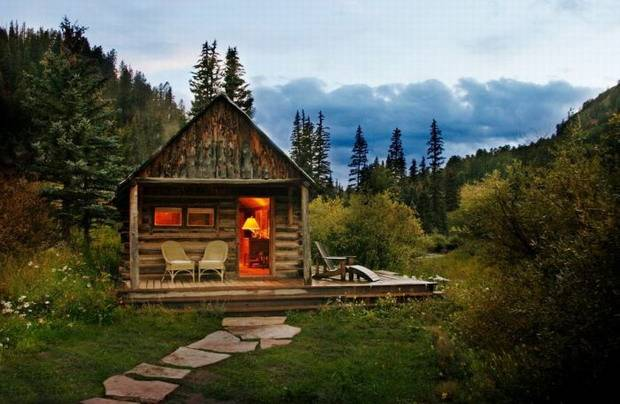
%> input picture data/data1.jpg, 620 x 404 px
$ octave --eval "cartoon(imread('../data/data1.jpg'));"   (GNU Octave 9; MATLAB toolbox functions it lacks are replaced by stand-ins)
%> lines starting %> are read from the running program, lines starting %| are printed output that depends on the picture; in (x1, y1, x2, y2) boxes, pixels count from 0 and x2, y2 are one past the last pixel; in counts of white or black regions, pixels touching at a corner belong together; the program's own positions count from 1
### code/edgedetection.m
function [dog2]=edgedetection(I)
sigma=2;
hsize=sigma*5;
h=fspecial('gaussian', hsize, sigma);
g=fspecial('gaussian',hsize*1.2,sigma*1.3);
gauss1=imfilter(rgb2gray(I),h,'replicate');
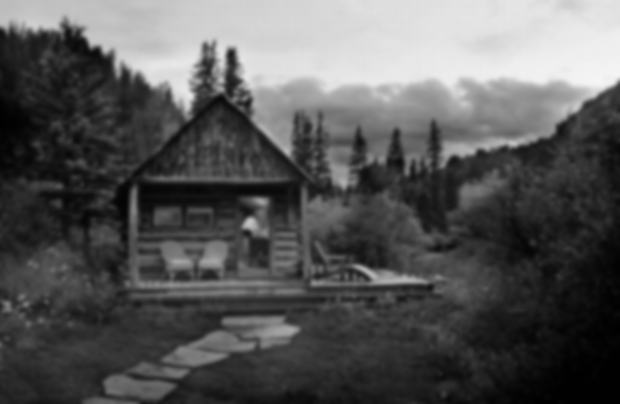
%> gauss1: size 404x620 uint8; min 0, max 245, mean 87.2
gauss2=imfilter(rgb2gray(I),g,'replicate');
I=gaussianfilter(I);
dog=gauss1-gauss2;
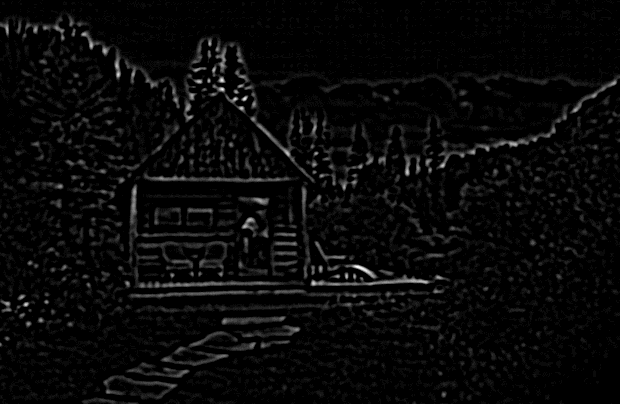
%> dog: size 404x620 uint8; min 0, max 22, mean 0.8; drawn with min black and max white
dog=dog.*rgb2gray(I);
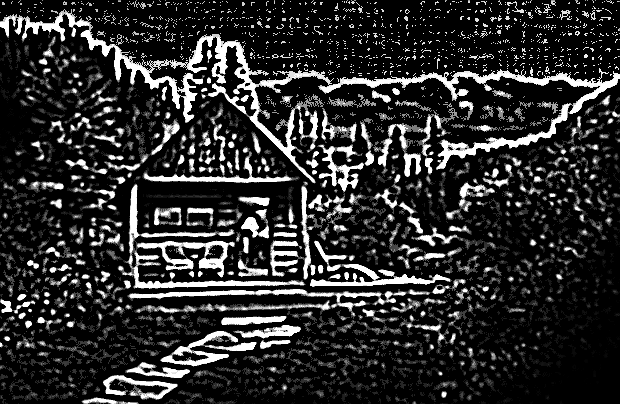
%> dog: size 404x620 uint8; min 0, max 255, mean 44.9
dog1=dog>200;
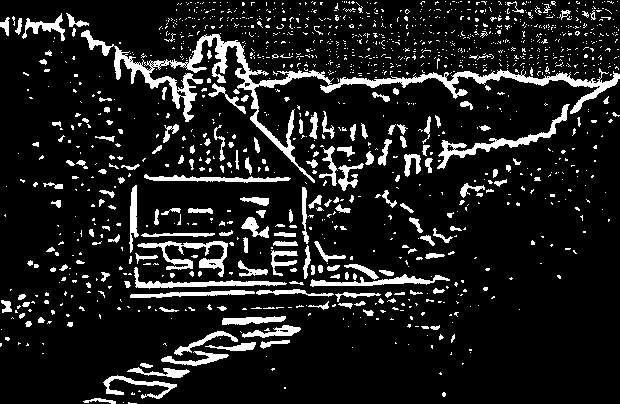
%> dog1: size 404x620 logical; 11.8% white; 1356 white regions (1165 under 20 px), largest, box (x1, y1, x2, y2) and area: (81, 30, 620, 183) 6473, (437, 104, 570, 169) 1076, (137, 241, 228, 277) 949
dog2=1-dog1;
end

### code/gaussianfilter.m
function [outim]=gaussianfilter(I)
sigma=1;
hsize=5*sigma;
h=fspecial('gaussian' ,hsize, sigma);
outim=imfilter(I,h);
end

### code/quantize.m
function In=quantize(I)
srgb2lab = makecform('srgb2lab');
lab2srgb = makecform('lab2srgb');
shadow_lab = applycform(I, srgb2lab); % convert to L*a*b*
%> shadow_lab: size 404x620x3 uint8; mean of channels 1, 2, 3 92.1, 126.6, 135.9
shadow_lab(:,:,1)=gaussianfilter(shadow_lab(:,:,1));
%> in gaussianfilter (call 2), `outim=imfilter(I,h);`:
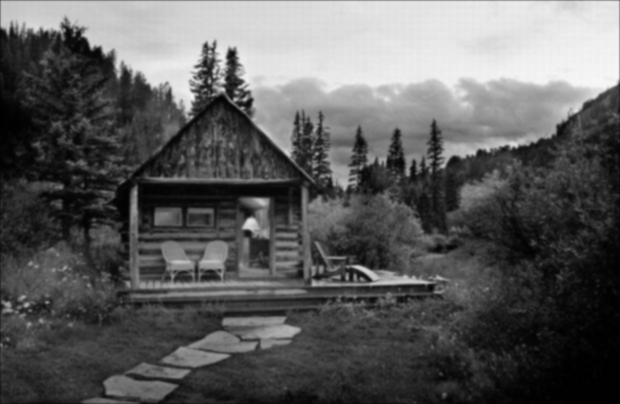
%> outim: size 404x620 uint8; min 0, max 247, mean 91.9
%> shadow_lab: size 404x620x3 uint8; mean of channels 1, 2, 3 91.9, 126.6, 135.9
shadow_lab(:,:,1)=round(shadow_lab(:,:,1)./30)*30;
%> shadow_lab: size 404x620x3 uint8; mean of channels 1, 2, 3 92.6, 126.6, 135.9
shadow_q = applycform(shadow_lab, lab2srgb);
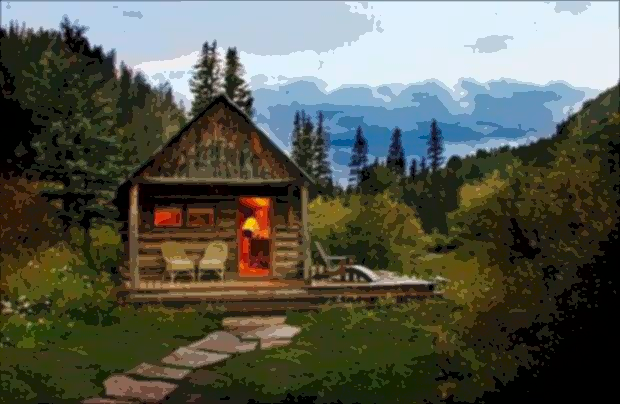
%> shadow_q: size 404x620x3 uint8; mean R, G, B 87.5, 89.7, 77.5
In=shadow_q;
end

### code/cartoon.m
function []=cartoon(I)
C=edgedetection(I);
B=quantize(I);
B=double(B);
B(:,:,1)=B(:,:,1).*C;
B(:,:,2)=B(:,:,2).*C;
B(:,:,3)=B(:,:,3).*C;
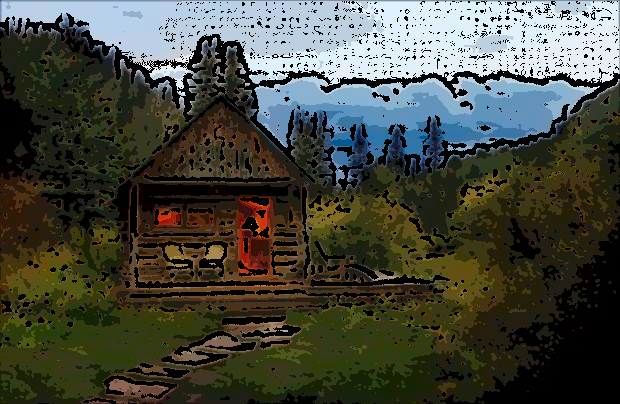
%> B: size 404x620x3 double; mean R, G, B 70.1, 72.7, 61.9
figure,imshow(uint8(B));
end

$ run again, on data/data2.jpg
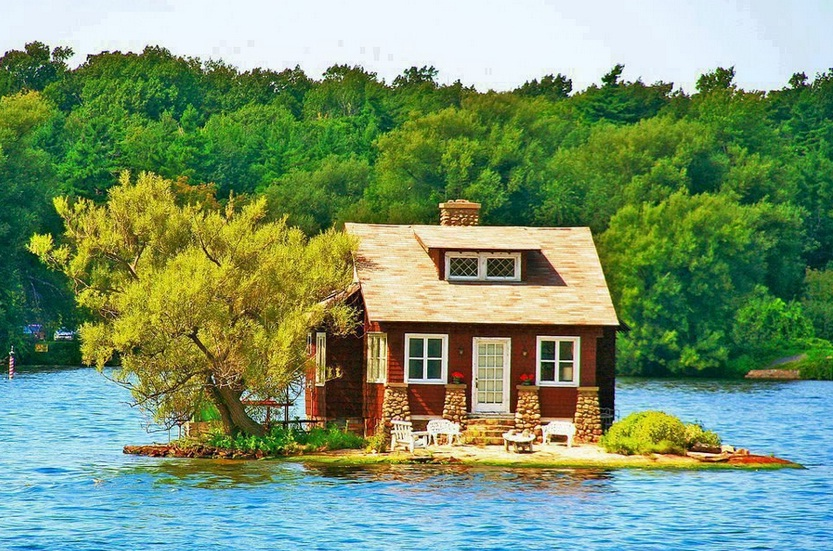
%> input picture data/data2.jpg, 833 x 551 px
%> in edgedetection, `dog1=dog>200;`:
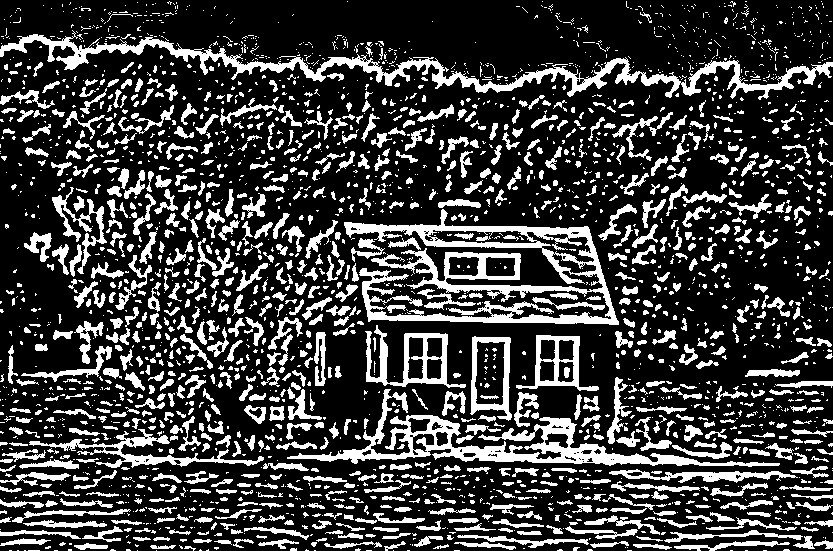
%> dog1: size 551x833 logical; 24.1% white; 2629 white regions (1730 under 20 px), largest, box (x1, y1, x2, y2) and area: (344, 209, 619, 325) 9999, (0, 30, 833, 100) 8162, (287, 389, 780, 467) 6747
%> outim: size 551x833 uint8
%> in cartoon, `B(:,:,3)=B(:,:,3).*C;`:
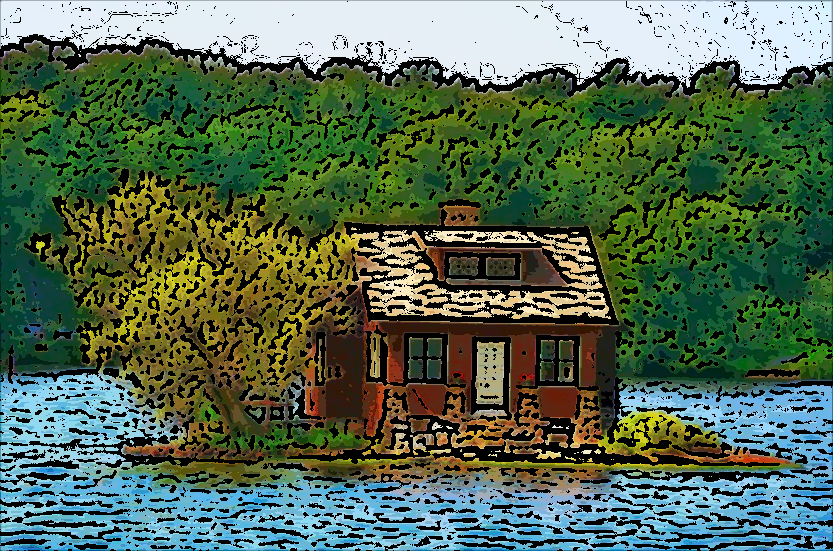
%> B: size 551x833x3 double; mean R, G, B 83, 105.3, 80.2

$ run again, on data/data4.jpg
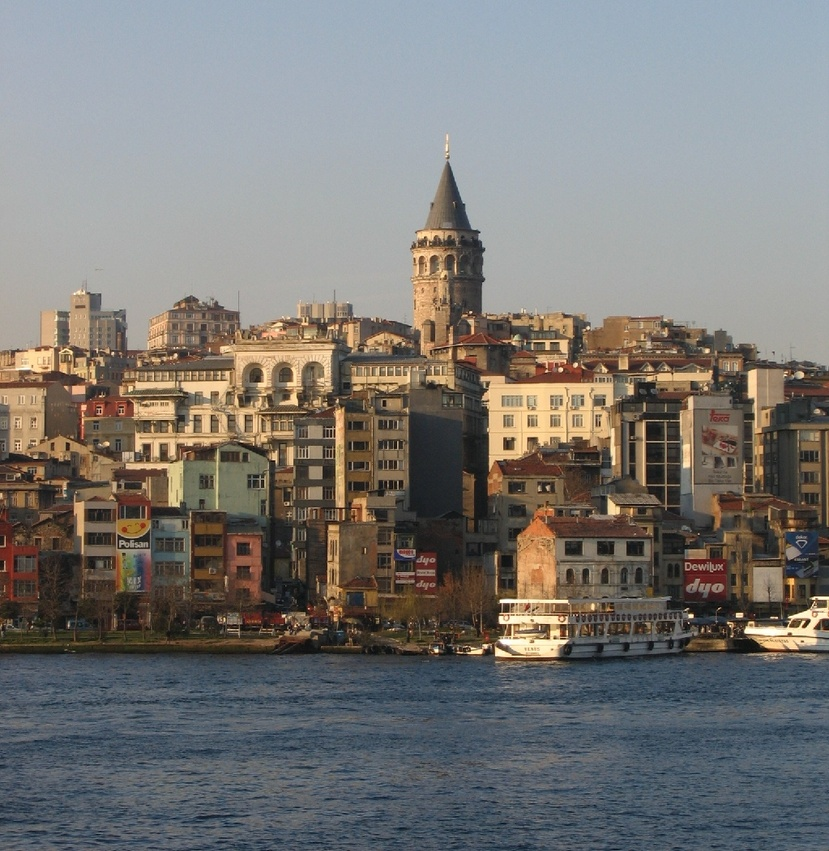
%> input picture data/data4.jpg, 829 x 851 px, shrunk from 1023 x 1050 before the run
%> dog1: size 851x829 logical; 10.6% white; 1806 white regions (1232 under 20 px), largest, box (x1, y1, x2, y2) and area: (479, 375, 613, 471) 4310, (231, 350, 332, 407) 1937, (134, 403, 235, 459) 1539
%> outim: size 851x829 uint8
%> in cartoon, `B(:,:,3)=B(:,:,3).*C;`:
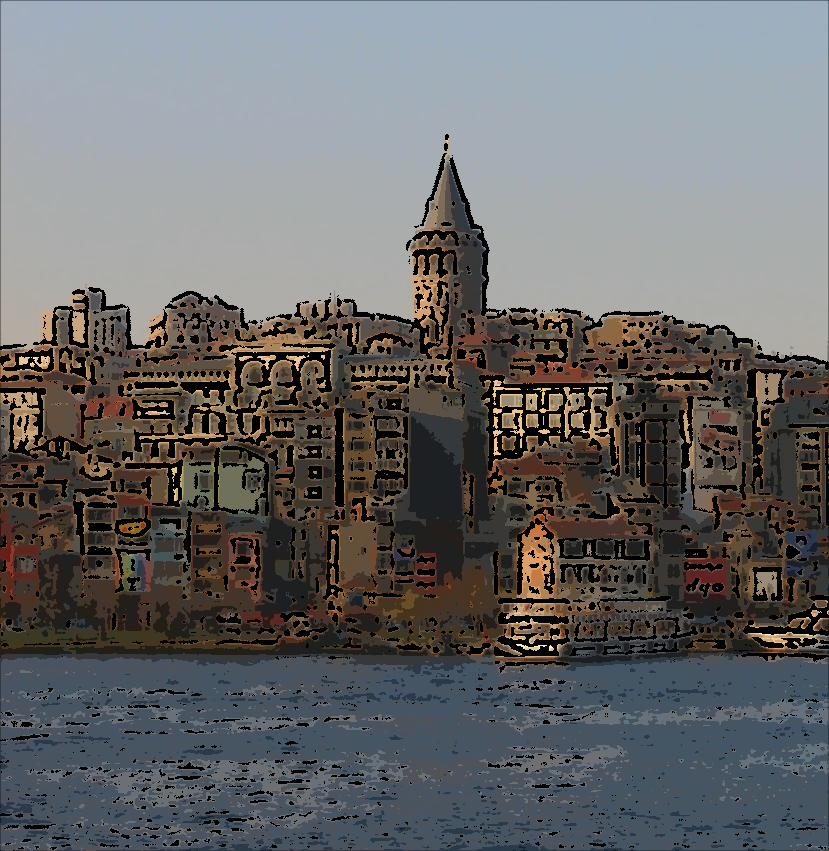
%> B: size 851x829x3 double; mean R, G, B 103.9, 104.3, 104.4
